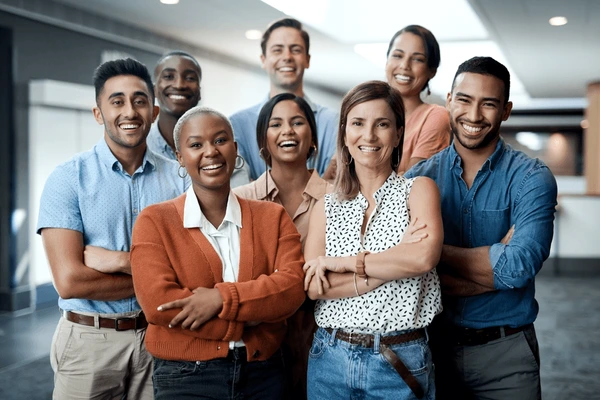
#> input picture diversity.jpg, 600 x 400 px, found by its file name
$ jupyter execute --allow-errors Experimentation_with_different_models_2.ipynb   (shell and % lines are left out)
#> lines starting #> are read from the running program, lines starting #| are printed output that depends on the picture; after the words box and inside, x2 and y2 are one past the last pixel; in counts of white or black regions, pixels touching at a corner belong together
# 1. Face Detection

For the FER, it it better if the face is cropped out from the image, that will help exclude unwanted areas from the image and only incude the face for expression classification.

## 1.1. Haar Cascades with OpenCV

source: https://docs.opencv.org/3.4/db/d28/tutorial_cascade_classifier.html

[cell 1]
import cv2
# Load the pre-trained Haar Cascade classifier
face_cascade = cv2.CascadeClassifier(cv2.data.haarcascades + 'haarcascade_frontalface_default.xml')

[cell 2]
import matplotlib.pyplot as plt
image = cv2.imread("MSc-Project-Expression-Recognition-/man.jpg")
#> (the rest of this cell did not finish here and is left out)

[cell 3]
from google.colab.patches import cv2_imshow as image_show
# Convert the image to grayscale
#> (the rest of this cell did not finish here and is left out)

[cell 4]
image = cv2.imread("MSc-Project-Expression-Recognition-/diversity.jpg")
#> image is the input picture: shape (400, 600, 3); mean B, G, R 121.3, 121.3, 125.3
plt.imshow(image)
plt.axis(False)
plt.show();

[cell 5]
# Convert the image to grayscale
gray_image = cv2.cvtColor(image, cv2.COLOR_BGR2GRAY)
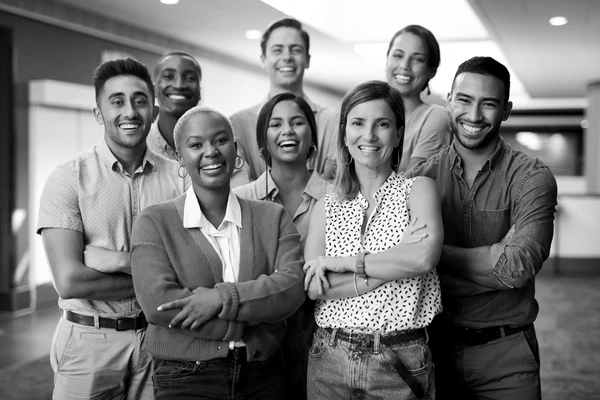
#> gray_image: shape (400, 600); min 0, max 255, mean 122.5

# Perform face detection
faces = face_cascade.detectMultiScale(gray_image, scaleFactor=1.1, minNeighbors=5, minSize=(30, 30))
#> faces = [[261, 29, 52, 52], [260, 102, 55, 55], [380, 37, 52, 52], [338, 99, 64, 64], [151, 54, 56, 56], [443, 77, 64, 64], [180, 120, 58, 58], [94, 74, 68, 68]]

# Draw rectangles around detected faces
for (x, y, w, h) in faces:
    cv2.rectangle(image, (x, y), (x+w, y+h), (255, 0, 0), 2)
#> this loop made 8 passes
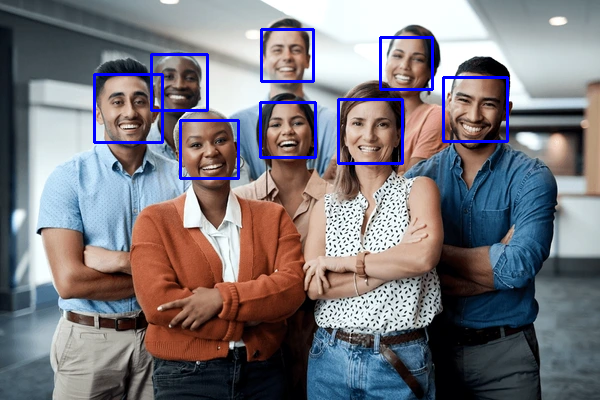
#> image: shape (400, 600, 3); 2.32% of pixels changed, all inside (x1, y1, x2, y2) = (93, 28, 509, 180)

# Display the output

plt.imshow(image)
plt.axis(False)
plt.show();

[cell 6]
img_faces = []
for i, (x, y, w, h) in enumerate(faces):
    cropped_face = image[y:y+h, x:x+w]
    img_faces.append(cropped_face)
#> this loop made 8 passes
#> pass 1, `cropped_face = image[y:y+h, x:x+w]`:
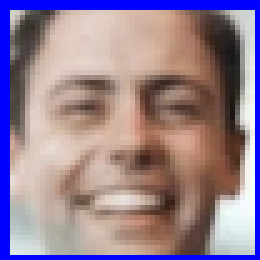
#> cropped_face: shape (52, 52, 3) (shown 5 times larger); mean B, G, R 146.2, 128.4, 149.4
#> pass 2, `cropped_face = image[y:y+h, x:x+w]`:
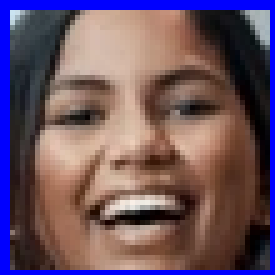
#> cropped_face: shape (55, 55, 3) (shown 5 times larger); mean B, G, R 99.1, 82.9, 106.4
#> pass 3, `cropped_face = image[y:y+h, x:x+w]`:
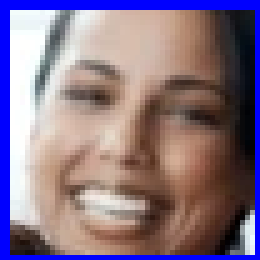
#> cropped_face: shape (52, 52, 3) (shown 5 times larger); mean B, G, R 135, 116.1, 135.5
#> after the loop, img_faces = 8 items

[cell 7]
len(img_faces)
#> Out = 8

[cell 8]
fig, ax = plt.subplots(2,4, figsize = (10,10))
ax = ax.flatten()
for i in range(len(img_faces)):
  ax[i].imshow(img_faces[i])
  ax[i].axis(False)
#> this loop made 8 passes
plt.tight_layout()
plt.show()
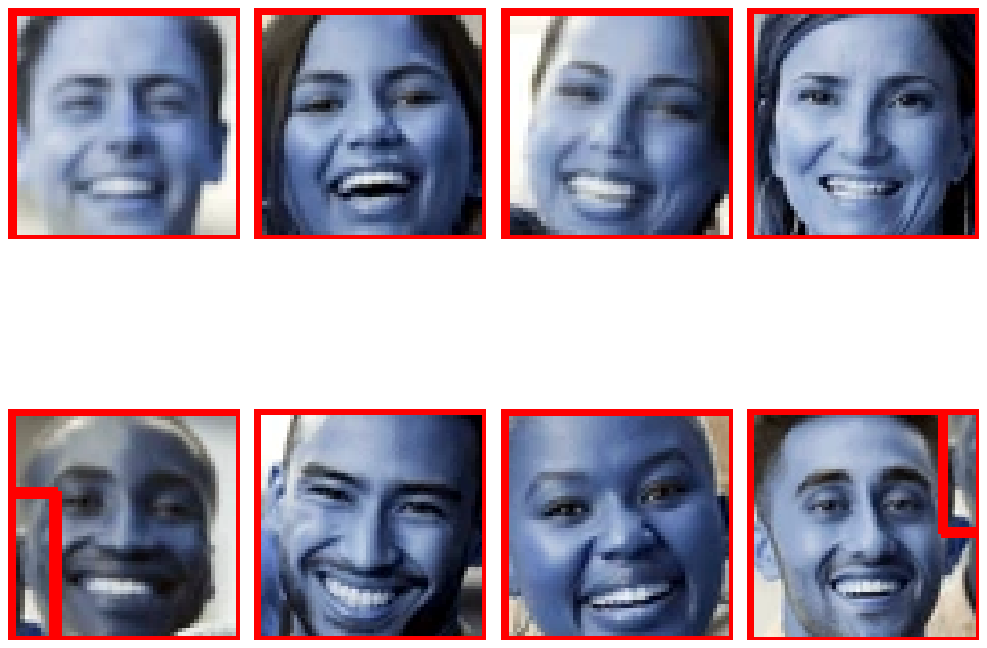
#> figure drawn by matplotlib, 8 panels; B, G, R data is drawn as R, G, B
